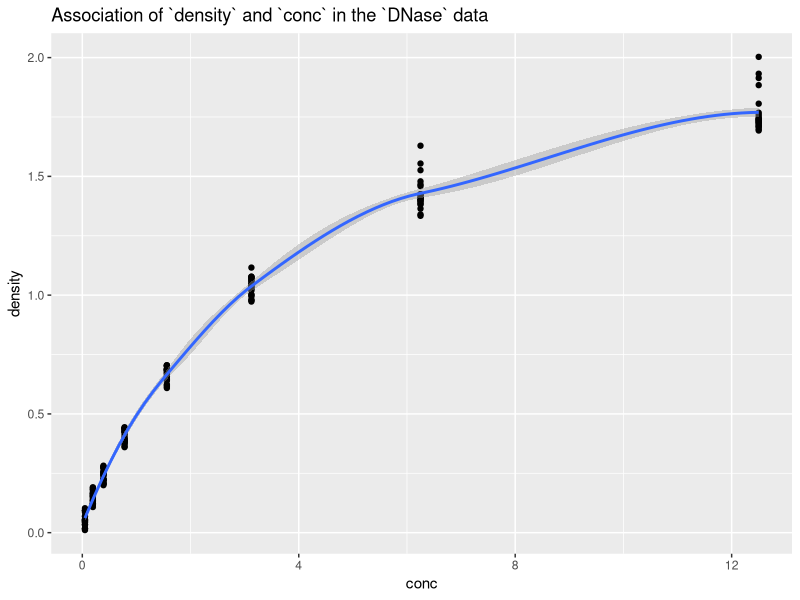

Write R code to recreate this figure.
## ---- chunk 1
knitr::opts_chunk$set(comment = NA)
library(tidyverse)
## ---- chunk 2
ggplot(DNase, aes(x = conc, y = density)) +
    geom_point() +
    geom_smooth() +
    labs(title = "Association of `density` and `conc` in the `DNase` data")
